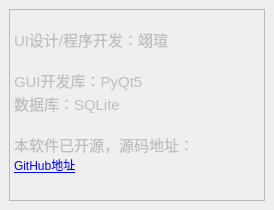
<?xml version="1.0" encoding="UTF-8"?>
<ui version="4.0">
 <class>aboutUI</class>
 <widget class="QWidget" name="aboutUI">
  <property name="geometry">
   <rect>
    <x>0</x>
    <y>0</y>
    <width>274</width>
    <height>210</height>
   </rect>
  </property>
  <property name="sizePolicy">
   <sizepolicy hsizetype="Fixed" vsizetype="Fixed">
    <horstretch>0</horstretch>
    <verstretch>0</verstretch>
   </sizepolicy>
  </property>
  <property name="minimumSize">
   <size>
    <width>274</width>
    <height>0</height>
   </size>
  </property>
  <property name="maximumSize">
   <size>
    <width>274</width>
    <height>210</height>
   </size>
  </property>
  <property name="windowTitle">
   <string>关于</string>
  </property>
  <widget class="QTextBrowser" name="textBrowser">
   <property name="enabled">
    <bool>false</bool>
   </property>
   <property name="geometry">
    <rect>
     <x>9</x>
     <y>9</y>
     <width>256</width>
     <height>192</height>
    </rect>
   </property>
   <property name="maximumSize">
    <size>
     <width>256</width>
     <height>192</height>
    </size>
   </property>
   <property name="html">
    <string>&lt;!DOCTYPE HTML PUBLIC &quot;-//W3C//DTD HTML 4.0//EN&quot; &quot;http://www.w3.org/TR/REC-html40/strict.dtd&quot;&gt;
&lt;html&gt;&lt;head&gt;&lt;meta name=&quot;qrichtext&quot; content=&quot;1&quot; /&gt;&lt;style type=&quot;text/css&quot;&gt;
p, li { white-space: pre-wrap; }
&lt;/style&gt;&lt;/head&gt;&lt;body style=&quot; font-family:'SimSun'; font-size:9pt; font-weight:400; font-style:normal;&quot;&gt;
&lt;p style=&quot;-qt-paragraph-type:empty; margin-top:0px; margin-bottom:0px; margin-left:0px; margin-right:0px; -qt-block-indent:0; text-indent:0px;&quot;&gt;&lt;br /&gt;&lt;/p&gt;
&lt;p style=&quot; margin-top:0px; margin-bottom:0px; margin-left:0px; margin-right:0px; -qt-block-indent:0; text-indent:0px;&quot;&gt;&lt;span style=&quot; font-size:11pt;&quot;&gt;UI设计/程序开发：翊瑄&lt;/span&gt;&lt;/p&gt;
&lt;p style=&quot;-qt-paragraph-type:empty; margin-top:0px; margin-bottom:0px; margin-left:0px; margin-right:0px; -qt-block-indent:0; text-indent:0px; font-size:11pt;&quot;&gt;&lt;br /&gt;&lt;/p&gt;
&lt;p style=&quot; margin-top:0px; margin-bottom:0px; margin-left:0px; margin-right:0px; -qt-block-indent:0; text-indent:0px;&quot;&gt;&lt;span style=&quot; font-size:11pt;&quot;&gt;GUI开发库：PyQt5&lt;/span&gt;&lt;/p&gt;
&lt;p style=&quot; margin-top:0px; margin-bottom:0px; margin-left:0px; margin-right:0px; -qt-block-indent:0; text-indent:0px;&quot;&gt;&lt;span style=&quot; font-size:11pt;&quot;&gt;数据库：SQLite&lt;/span&gt;&lt;/p&gt;
&lt;p style=&quot;-qt-paragraph-type:empty; margin-top:0px; margin-bottom:0px; margin-left:0px; margin-right:0px; -qt-block-indent:0; text-indent:0px; font-size:11pt;&quot;&gt;&lt;br /&gt;&lt;/p&gt;
&lt;p style=&quot; margin-top:0px; margin-bottom:0px; margin-left:0px; margin-right:0px; -qt-block-indent:0; text-indent:0px;&quot;&gt;&lt;span style=&quot; font-size:11pt;&quot;&gt;本软件已开源，源码地址：&lt;/span&gt;&lt;/p&gt;
&lt;p style=&quot; margin-top:0px; margin-bottom:0px; margin-left:0px; margin-right:0px; -qt-block-indent:0; text-indent:0px;&quot;&gt;&lt;a href=&quot;www.baidu.com&quot;&gt;&lt;span style=&quot; text-decoration: underline; color:#0000ff;&quot;&gt;GitHub地址&lt;/span&gt;&lt;/a&gt;&lt;/p&gt;&lt;/body&gt;&lt;/html&gt;</string>
   </property>
  </widget>
 </widget>
 <resources/>
 <connections/>
</ui>
